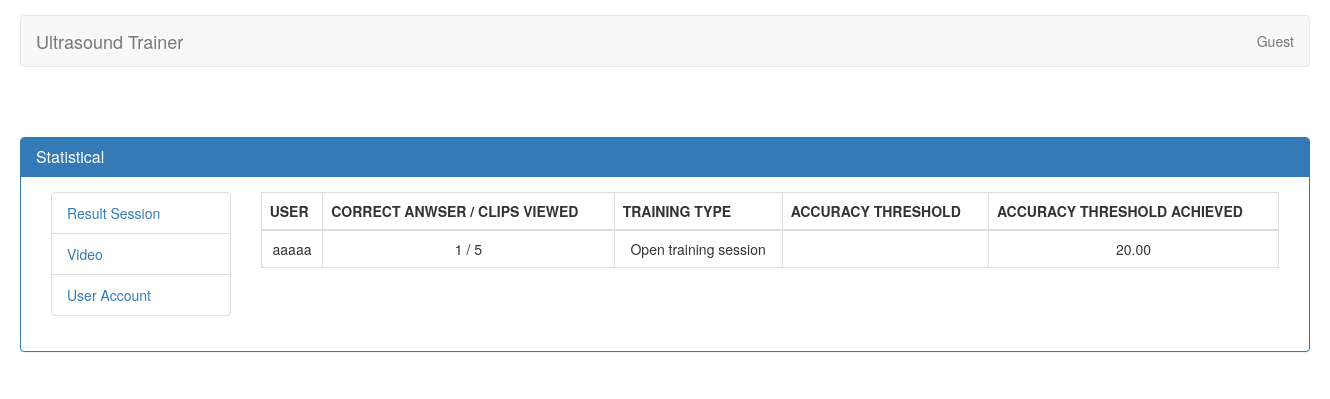
The app's page /statistical, older data.
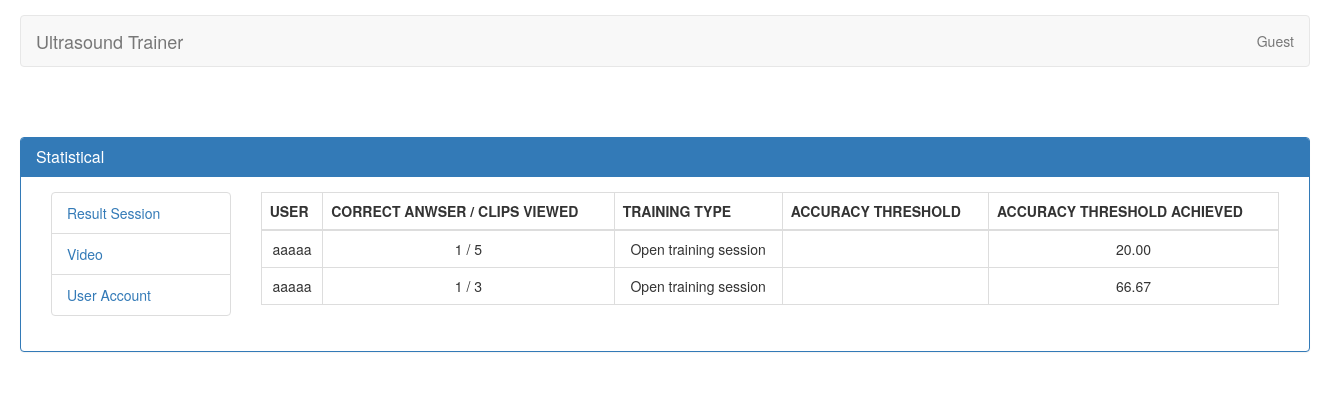
The same page, newer data.
### servey/models.py (models this page shows, shortened)
class Result(models.Model):
    user = models.ForeignKey(User, related_name='user_result', on_delete=models.CASCADE)
    date = models.DateTimeField(default=datetime.datetime.utcnow, blank=True)
    close = models.BooleanField(default=False, verbose_name="Test is close?", blank=True)
    training_type = models.CharField(choices=TRAINING_TYPE, blank=True, null=True, max_length=255)
    accuracy = models.CharField(max_length=255, choices=ACCURACY_THRESHOLD, blank=True, null=True)
    created_at = models.DateTimeField(auto_now_add=True)
    updated_at = models.DateTimeField(auto_now=True)
    @property
    def get_user(self):
        return User.objects.get(pk=self.user_id)
    @property
    def total_anwser(self):
        return self.result_detail.count()
    @property
    def correct_anwser(self):
        return 1
    @property
    def accuracy_count(self):
        context = {}
        check = ResultDetail.objects.filter(result=self.id)
        if check is not None:
            count_question = ResultDetail.objects.filter(result=self.id).count()
            total_answer = ResultDetail.objects.filter(result=self.id)
            context['true'] = 0
            context['false'] = 0
            for query_answer in total_answer:
                video = query_answer.video.answer
                answer_result = query_answer.answer
                if video == answer_result:
                    context['true'] += 1
                else:
                    context['false'] += 1
            accuracy = format(Decimal(context['true'] * 100 / count_question), '.2f')
            return accuracy

class ResultDetail(models.Model):
    result = models.ForeignKey(Result, on_delete=models.CASCADE, null=True, related_name='result_detail',)
    video = models.ForeignKey(Video, blank=True, on_delete=models.CASCADE, related_name='video_result')
    answer = models.IntegerField(blank=True)
    created_at = models.DateTimeField(auto_now_add=True)
    updated_at = models.DateTimeField(auto_now=True)

class Video(models.Model):
    ANSWER_CHOICE = (
        (1, 'Normal'),
        (2, 'Moderately reduced',),
        (3, 'Severely reduced',)
    )
    path = models.FileField(blank=True, verbose_name="Upload video (mp4, mkv)", max_length=255, upload_to='videos/', validators=[validate_file_extension])
    title = models.TextField(blank=True, verbose_name="Title question")
    answer = models.IntegerField(choices=ANSWER_CHOICE, default=1)
    created_at = models.DateTimeField(auto_now_add=True)
    updated_at = models.DateTimeField(auto_now=True)

### servey/views.py (the view)
def result_session(request):
    context = {}
    total_result = Result.objects.all()
    total_video = Video.objects.all().values('id', 'answer')
    users = User.objects.filter(is_superuser=False)
    user_result = {}
    for user in users:
        user_result[user.id] = Result.objects.filter(user_id=user.id)
    print(total_video)
    context = {
        "total_result": total_result,
    }
    return render(request, 'statistical/result_session.html', context)

### templates/statistical/result_session.html
{% extends 'statistical/index.html' %}
{% block main %}
    <div class="col-md-10">
        <table class="table table-bordered table-hover">
            <thead>
            <tr>
                <th>USER</th>
                <th>CORRECT ANWSER / CLIPS VIEWED</th>
                <th>TRAINING TYPE</th>
                <th>ACCURACY THRESHOLD</th>
                <th>ACCURACY THRESHOLD ACHIEVED</th>
            </tr>
            </thead>
            <tbody>
                {% for item in total_result %}
                <tr class="text-center">
                    <td>{{ item.get_user.username }}</td>
                    <td>{{ item.correct_anwser }} / {{ item.total_anwser }}</td>
                    <td>{{ item.training_type }}</td>
                    <td>{{ item.accuracy }}</td>
                    <td>{{ item.accuracy_count }}</td>
                </tr>
                {% endfor %}
            </tbody>
        </table>
    </div>
{% endblock %}

Row changes from the older to the newer data that the page shows:
added Result: get_user.username "aaaaa", correct_anwser "1", total_anwser "3", training_type "Open training session", accuracy_count "66.67"
